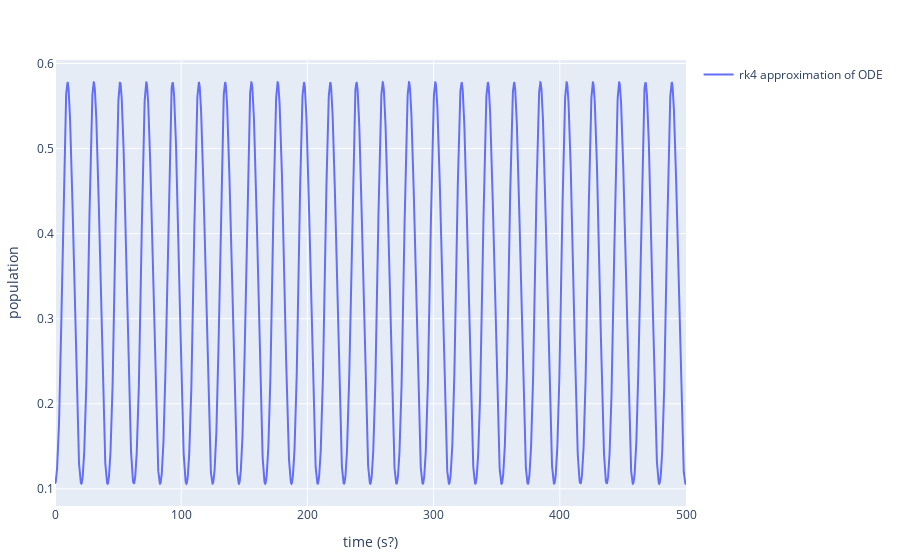

Write notebook code for a chart like this one.
### Code cell
function predprey(u, t)

    # println(u)

    if(!isapprox(length(u), 2.0; atol=eps(Float64), rtol=0))
        throw(error("Please make sure you have entered two initial conditions for the function."))
    end

    a = 1
    b = 0.2
    d = 0.1
    x = u[1]    
    y = u[2]
    
    x_dot = x.*(1-x)- (a.*x.*y)./(d + x)
    y_dot = b.*y.*(1 - (y./x))
    
    return [x_dot y_dot]
end

t = 0:0.1:500
u0 = [.57787148 .2861488]
u0 = [0.106039 0.184191]


include("visualisation.jl")

plot_ode(predprey, u0, t, ["time (s?)" "population"])

### Figure 1 — Plotly figure (JSON) as saved in the notebook; plotly's stock layout.template omitted (floating-point values rounded to 4 significant figures; data arrays with more than 128 entries replaced by an {"elided": "..."} marker saying what was removed)
{"data": [{"mode": "lines", "name": "rk4 approximation of ODE", "showlegend": true, "type": "scatter", "x": {"elided": "5001 float values"}, "y": {"elided": "5001 float values"}}], "layout": {"margin": {"b": 50, "l": 50, "r": 50, "t": 60}, "xaxis": {"title": {"text": "time (s?)"}}, "yaxis": {"title": {"text": "population"}}}}
